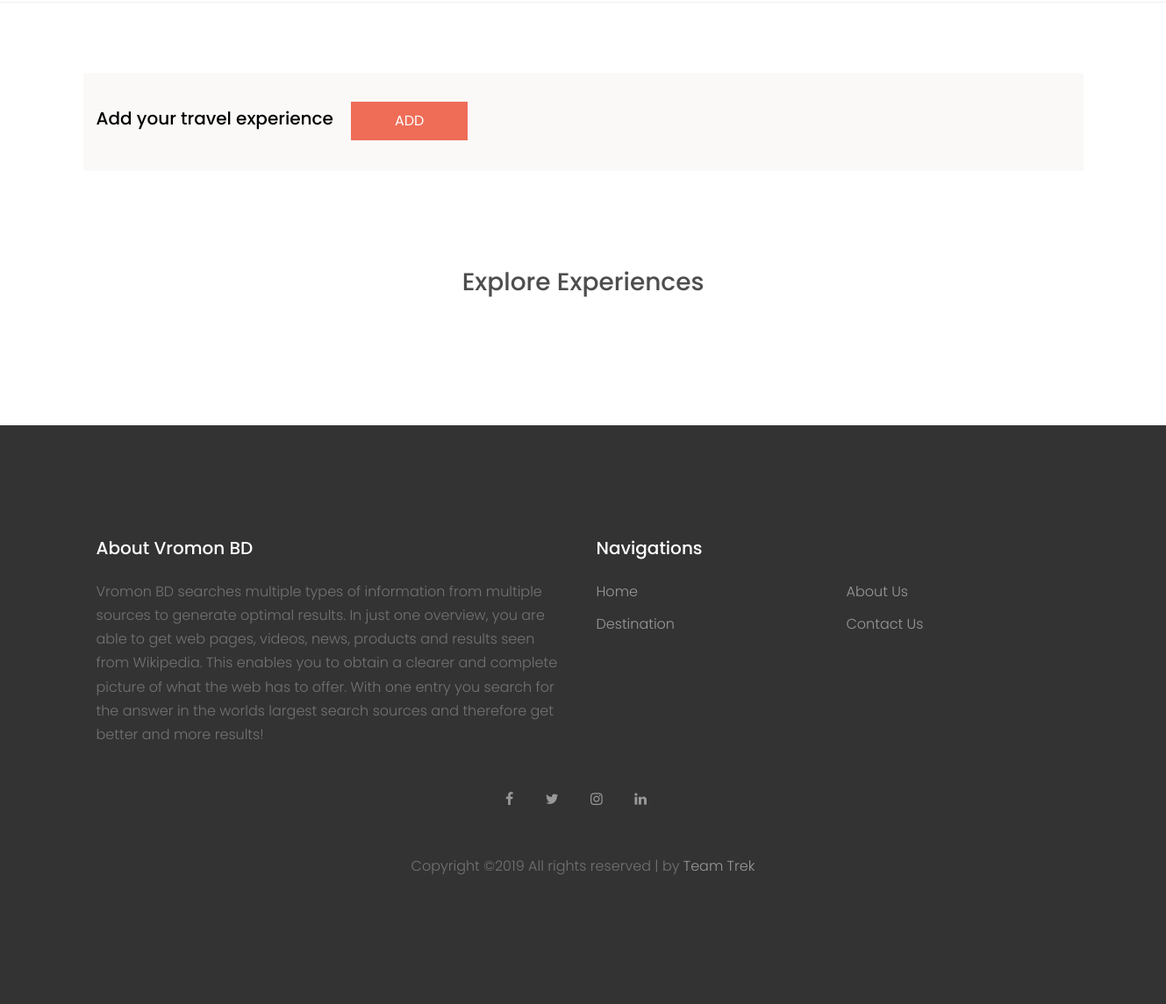
The app's page /experience.php (lower part), older data.
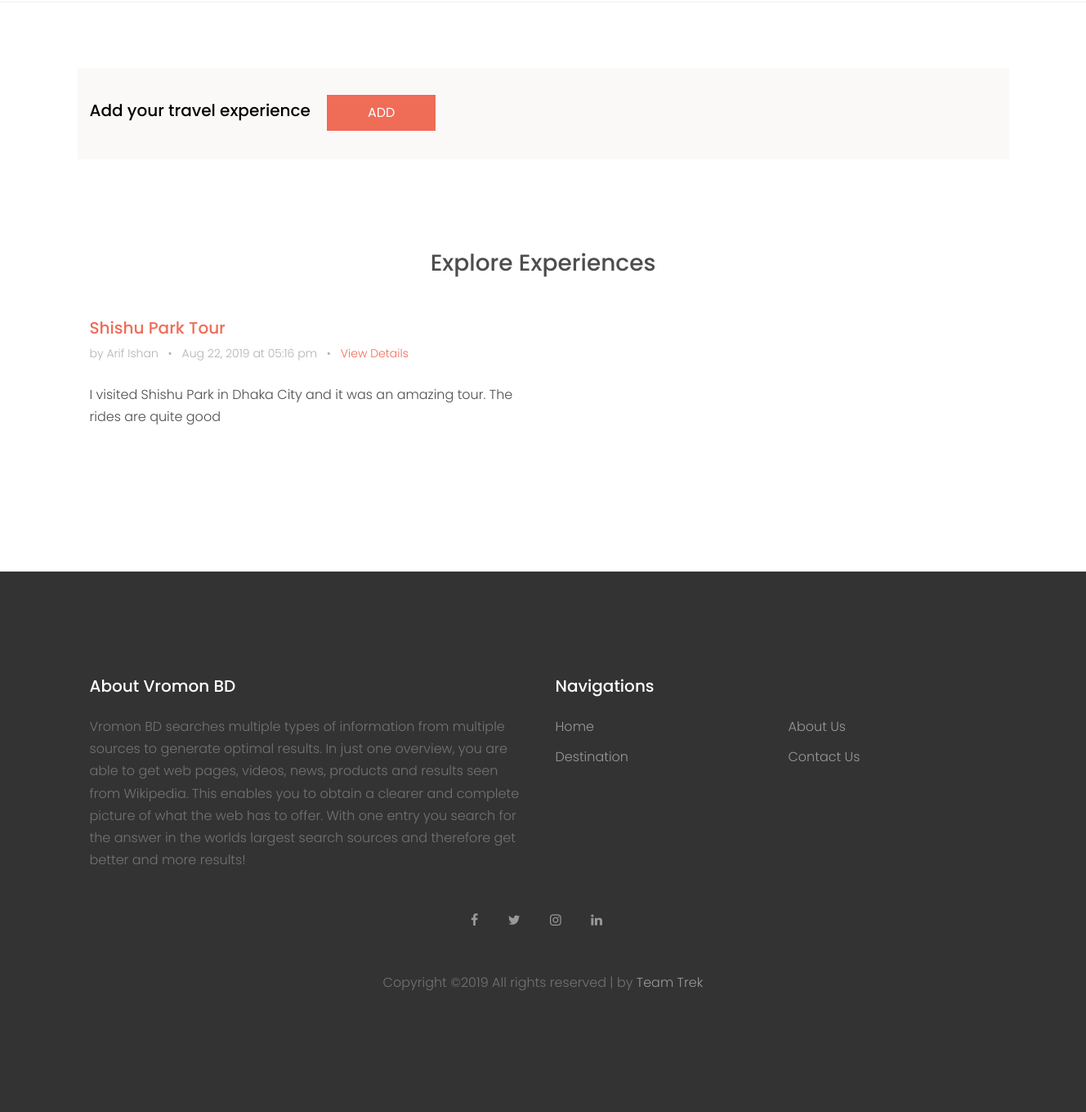
The same page, newer data.
### tables this page shows
CREATE TABLE `blogs` (
  `ID` int(11) NOT NULL,
  `UserID` int(11) NOT NULL,
  `Title` varchar(200) NOT NULL,
  `PlaceName` varchar(100) NOT NULL,
  `Description` text NOT NULL,
  `Tag` varchar(100) NOT NULL,
  `DateTime` varchar(30) NOT NULL
);

CREATE TABLE `user` (
  `ID` int(11) NOT NULL,
  `FirstName` varchar(50) NOT NULL,
  `LastName` varchar(50) NOT NULL,
  `Phone` varchar(20) NOT NULL,
  `Email` varchar(30) NOT NULL,
  `Password` varchar(30) NOT NULL
);

### experience.php (the view, shortened to what this page needs)
<?php
    include "zzz-dbConnect.php";
  ?>
<!DOCTYPE html>
<html lang="en">
  <head>
    <link rel="stylesheet" href="fonts/icomoon/style.css">
    <link rel="stylesheet" href="css/bootstrap.min.css">
    <link rel="stylesheet" href="css/magnific-popup.css">
    <link rel="stylesheet" href="css/jquery-ui.css">
    <link rel="stylesheet" href="css/owl.carousel.min.css">
    <link rel="stylesheet" href="css/owl.theme.default.min.css">
    <link rel="stylesheet" href="css/bootstrap-datepicker.css">
    <link rel="stylesheet" href="fonts/flaticon/font/flaticon.css">
    <link rel="stylesheet" href="https://cdn.jsdelivr.net/npm/mediaelement@4.2.7/build/mediaelementplayer.min.css">
    <link rel="stylesheet" href="css/aos.css">
    <link rel="stylesheet" href="css/style.css">
  </head>
  <body>
    <div class="site-wrap">
      <div class="site-section border-top" style="margin-bottom:-50px;">
        <div class="container">
          <div class="row text-center">
            <div class="col-md-12" style="display:flex; padding-top:40px; background-color:#FAF9F8;">
              <h5 class="mb-5 text-black" style="margin-right:20px;">Add your travel experience</h5>
              <?php if(isset($_SESSION['ID'])) {?>
                <p style="margin-top:-7px;"><a href="postForm" class="btn btn-primary py-2 px-5 text-white">ADD</a></p>
              <?php } else {?>
                  <p style="margin-top:-7px;"><a href ="login" onclick="alert('Login first!');" class="btn btn-primary py-2 px-5 text-white">ADD</a></p>
              <?php }?>
            </div>
          </div>
        </div>
      </div>
      <div class="site-section">
        <div class="container">
          <h3 style="text-align:center; margin-bottom:50px; ">Explore Experiences</h3>
          <div class="row mb-3 align-items-stretch">
            <?php
              $sql = "SELECT * FROM blogs ORDER BY ID DESC";
              $result = mysqli_query($link, $sql);
              while($row = mysqli_fetch_array($result)) {
                $sql = "select FirstName, LastName from user where ID = ".$row['UserID'];
                $result2 = mysqli_query($link, $sql);
                $row2 = mysqli_fetch_array($result2)
            ?>
                <div class="col-md-6 col-lg-6 mb-4 mb-lg-4" style="padding-bottom:40px;">
                  <div class="h-entry">
                    <h2 class="font-size-regular"><a href="post?eid=<?php echo $row['ID']?>&postTitle=<?php echo $row['Title']?>"><?php echo $row['Title']?></a></h2>
                    <div class="meta mb-4">by <?php echo $row2['FirstName']." ".$row2['LastName'] ?> <span class="mx-2">&bullet;</span> <?php echo $row['DateTime']?> <span class="mx-2">&bullet;</span> <a href="post?eid=<?php echo $row['ID']?>&postTitle=<?php echo $row['Title']?>">View Details</a></div>
                    <p><?php echo $row['Description']?></p>
                  </div>
                </div>
            <?php
              }
            ?>
          </div>
        </div>
      </div>
      <?php include "zzz-footer.php";?>
    </div>
  </body>
</html>

### zzz-footer.php
<footer class="site-footer">
      <div class="container">
        <div class="row">
          <div class="col-lg-6">
            <div class="mb-5">
              <h3 class="footer-heading mb-4">About Vromon BD</h3>
              <p>Vromon BD searches multiple types of information from multiple sources to generate optimal results. In just one overview, you are able to get web pages, videos, news, products and results seen from Wikipedia. This enables you to obtain a clearer and complete picture of what the web has to offer. With one entry you search for the answer in the worlds largest search sources and therefore get better and more results! </p>
            </div>
          </div>
          <div class="col-lg-6 mb-5 mb-lg-0">
            <div class="row mb-5">
              <div class="col-md-12">
                <h3 class="footer-heading mb-4">Navigations</h3>
              </div>
              <div class="col-md-6 col-lg-6">
                <ul class="list-unstyled">
                  <li><a href="index.php">Home</a></li>
                  <li><a href="destination.php">Destination</a></li>
                </ul>
              </div>
              <div class="col-md-6 col-lg-6">
                <ul class="list-unstyled">
                  <li><a href="about.php">About Us</a></li>
                  <li><a href="contact.php">Contact Us</a></li>
                </ul>
              </div>
            </div>
          </div>
        </div>
        <div class="row text-center">
          <div class="col-md-12">
            <div class="mb-5">
              <a href="#" class="pl-0 pr-3"><span class="icon-facebook"></span></a>
              <a href="#" class="pl-3 pr-3"><span class="icon-twitter"></span></a>
              <a href="#" class="pl-3 pr-3"><span class="icon-instagram"></span></a>
              <a href="#" class="pl-3 pr-3"><span class="icon-linkedin"></span></a>
            </div>
            <p>
            Copyright &copy;<script>document.write(new Date().getFullYear());</script> All rights reserved | by <a href="https://google.com" target="_blank" >Team Trek</a>
            </p>
          </div>
        </div>
      </div>
    </footer>

### css/style.css (style rules this page uses)
body { line-height: 1.7; color: #4d4d4d; font-weight: 300; font-size: 1rem; }
a { -webkit-transition: .3s all ease; -o-transition: .3s all ease; transition: .3s all ease; }
h1, h2, h3, h4, h5, .h1, .h2, .h3, .h4, .h5 { font-family: "Poppins", -apple-system, BlinkMacSystemFont, "Segoe UI", Roboto, "Helvetica Neue", Arial, sans-serif, "Apple Color Emoji", "Segoe UI Emoji", "Segoe UI Symbol", "Noto Color Emoji"; }
.text-black { color: #000 !important; }
.site-wrap:before { -webkit-transition: .3s all ease-in-out; -o-transition: .3s all ease-in-out; transition: .3s all ease-in-out; background: rgba(0, 0, 0, 0.6); content: ""; position: absolute; z-index: 2000; top: 0; left: 0; right: 0; bottom: 0; opacity: 0; visibility: hidden; }
.btn { border-radius: 0; }
.btn.btn-primary { border: 2px solid transparent; }
.site-section { padding: 2.5em 0; }
@media (min-width: 768px) { .site-section { padding: 5em 0; } }
.border-top { border-top: 1px solid #edf0f5 !important; }
.site-footer { padding: 4em 0; background: #333333; }
@media (min-width: 768px) { .site-footer { padding: 8em 0; } }
.site-footer p { color: #737373; }
.site-footer h2, .site-footer h3, .site-footer h4, .site-footer h5 { color: #fff; }
.site-footer a { color: #999999; }
.site-footer ul li { margin-bottom: 10px; }
.site-footer .footer-heading { font-size: 20px; color: #fff; }
.h-entry .meta { color: #b3b3b3; font-size: 14px; }
.h-entry h2 { font-size: 20px; }

Row changes from the older to the newer data that the page shows:
added blogs: Title "Shishu Park Tour", UserID.FirstName "Arif", UserID.LastName "Ishan", DateTime "Aug 22, 2019 at 05:16 pm", Description "I visited Shishu Park in Dhaka City and it was an amazing tour. The rides are quite good"
